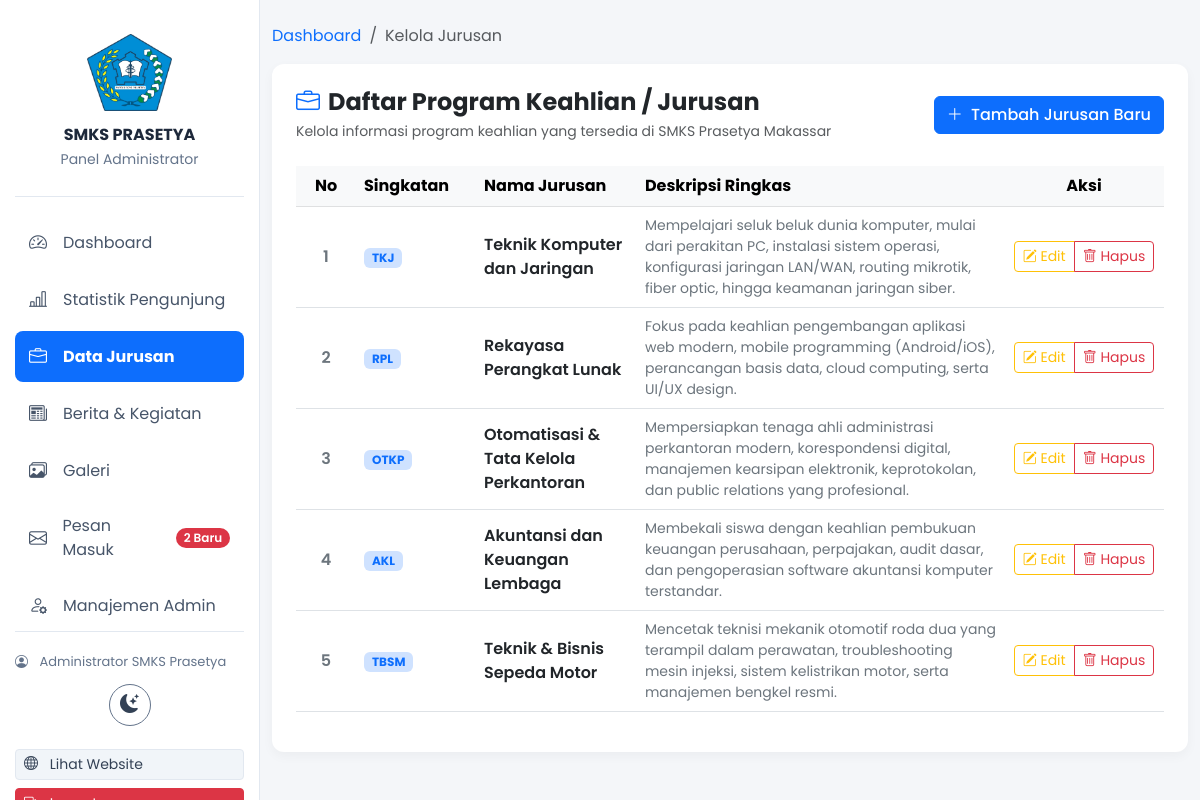
/admin/jurusan/index.php (signed in), run on the app's committed database.
### tables this page shows
CREATE TABLE `jurusan` (
  `id` INT AUTO_INCREMENT PRIMARY KEY,
  `nama_jurusan` VARCHAR(100) NOT NULL,
  `singkatan` VARCHAR(20) DEFAULT NULL,
  `deskripsi` TEXT NOT NULL,
  `created_at` TIMESTAMP DEFAULT CURRENT_TIMESTAMP
);

### admin/jurusan/index.php (the view, shortened to what this page needs)
<?php
require_once __DIR__ . '/../../config/koneksi.php';
$query = mysqli_query($conn, "SELECT * FROM jurusan ORDER BY id ASC");
?>
<!DOCTYPE html>
<html lang="id">
<head>
    <link href="https://cdn.jsdelivr.net/npm/bootstrap@5.3.0/dist/css/bootstrap.min.css" rel="stylesheet">
    <link rel="stylesheet" href="https://cdn.jsdelivr.net/npm/bootstrap-icons@1.11.1/font/bootstrap-icons.css">
</head>
<body>
    <?php include '../navbar.php'; ?>
    <div class="container my-4">
        <nav aria-label="breadcrumb">
            <ol class="breadcrumb">
                <li class="breadcrumb-item"><a href="../index.php" class="text-decoration-none">Dashboard</a></li>
                <li class="breadcrumb-item active" aria-current="page">Kelola Jurusan</li>
            </ol>
        </nav>
        <div class="card card-custom bg-white p-4">
            <div class="d-flex justify-content-between align-items-center flex-wrap gap-2 mb-4">
                <div>
                    <h4 class="fw-bold mb-1"><i class="bi bi-briefcase text-primary me-2"></i>Daftar Program Keahlian / Jurusan</h4>
                    <p class="text-muted small mb-0">Kelola informasi program keahlian yang tersedia di SMKS Prasetya Makassar</p>
                </div>
                <a href="tambah.php" class="btn btn-primary fw-medium">
                    <i class="bi bi-plus-lg me-1"></i> Tambah Jurusan Baru
                </a>
            </div>
            <div class="table-responsive">
                <table class="table table-hover align-middle">
                    <thead class="table-light">
                        <tr>
                            <th class="text-center" style="width: 60px;">No</th>
                            <th style="width: 120px;">Singkatan</th>
                            <th>Nama Jurusan</th>
                            <th>Deskripsi Ringkas</th>
                            <th class="text-center" style="width: 160px;">Aksi</th>
                        </tr>
                    </thead>
                    <tbody>
                        <?php
                        $no = 1;
                        if (mysqli_num_rows($query) > 0) :
                            while ($row = mysqli_fetch_assoc($query)) :
                        ?>
                            <tr>
                                <td class="text-center fw-semibold text-secondary"><?= $no++; ?></td>
                                <td>
                                    <span class="badge bg-primary-subtle text-primary fw-bold px-2 py-1">
                                        <?= htmlspecialchars($row['singkatan'] ?? 'SMK'); ?>
                                    </span>
                                </td>
                                <td class="fw-semibold text-dark">
                                    <?= htmlspecialchars($row['nama_jurusan']); ?>
                                </td>
                                <td class="text-secondary small">
                                    <?= nl2br(htmlspecialchars($row['deskripsi'])); ?>
                                </td>
                                <td class="text-center">
                                    <div class="btn-group btn-group-sm">
                                        <a href="edit.php?id=<?= $row['id']; ?>" class="btn btn-outline-warning" title="Edit Jurusan">
                                            <i class="bi bi-pencil-square"></i> Edit
                                        </a>
                                        <a href="hapus.php?id=<?= $row['id']; ?>" class="btn btn-outline-danger" onclick="return confirm('Apakah Anda yakin ingin menghapus jurusan \'<?= htmlspecialchars(addslashes($row['nama_jurusan'])); ?>\'? Data yang dihapus tidak bisa dikembalikan.')" title="Hapus Jurusan">
                                            <i class="bi bi-trash"></i> Hapus
                                        </a>
                                    </div>
                                </td>
                            </tr>
                        <?php
                            endwhile;
                        endif; ?>
                    </tbody>
                </table>
            </div>
        </div>
    </div>
</body>
</html>

### assets/css/theme.css (style rules this page uses)
:root { color-scheme: light; }
body { background-color: #f4f6f9; color: #334155; transition: background-color 0.2s, color 0.2s; }

### admin/jurusan/index.php (style rules this page uses)
body { font-family: 'Poppins', sans-serif; background-color: #f4f6f9; }
.card-custom { border: none; border-radius: 12px; box-shadow: 0 4px 12px rgba(0,0,0,0.04); }

### admin/navbar.php (style rules this page uses)
body { padding-left: 260px; }

### data on the page
jurusan: singkatan "TKJ", nama_jurusan "Teknik Komputer dan Jaringan", deskripsi "Mempelajari seluk beluk dunia komputer, mulai dari perakitan PC, instalasi sistem operasi, konfigurasi jaringan LAN/WAN, routing mikrotik, fiber optic, hingga keamanan jaringan siber."
jurusan: singkatan "RPL", nama_jurusan "Rekayasa Perangkat Lunak", deskripsi "Fokus pada keahlian pengembangan aplikasi web modern, mobile programming (Android/iOS), perancangan basis data, cloud computing, serta UI/UX design."
jurusan: singkatan "OTKP", nama_jurusan "Otomatisasi & Tata Kelola Perkantoran", deskripsi "Mempersiapkan tenaga ahli administrasi perkantoran modern, korespondensi digital, manajemen kearsipan elektronik, keprotokolan, dan public relations yang profesional."
jurusan: singkatan "AKL", nama_jurusan "Akuntansi dan Keuangan Lembaga", deskripsi "Membekali siswa dengan keahlian pembukuan keuangan perusahaan, perpajakan, audit dasar, dan pengoperasian software akuntansi komputer terstandar."
jurusan: singkatan "TBSM", nama_jurusan "Teknik & Bisnis Sepeda Motor", deskripsi "Mencetak teknisi mekanik otomotif roda dua yang terampil dalam perawatan, troubleshooting mesin injeksi, sistem kelistrikan motor, serta manajemen bengkel resmi."

### other printed values
$unread_count "2"
$nama_admin "Administrator SMKS Prasetya"
